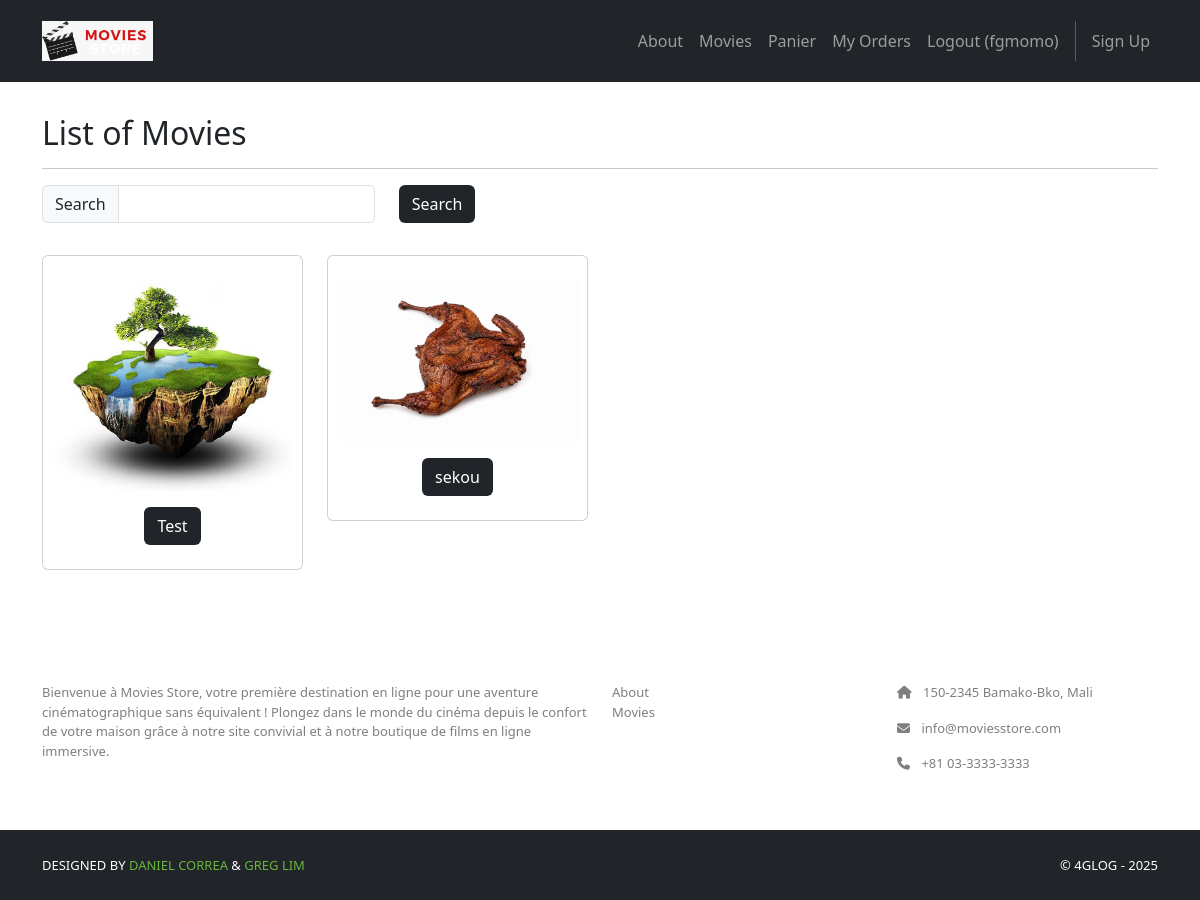
The app's page /movies/ (signed in) with its own data.
### movies/models.py (models this page shows, shortened)
class Movie(models.Model):
    id = models.AutoField(primary_key=True)
    title = models.CharField(max_length=255)
    price = models.IntegerField()
    description = models.TextField()
    image = models.ImageField(upload_to='movies/images')

### movies/views.py (the view)
# urls.py: path('', views.index, name='cart.index'),
def index(request):
    search_term = request.GET.get('search')
    if search_term:
        movies = Movie.objects.filter(title__icontains=search_term)
    else:
        movies = Movie.objects.all()
    template_data = {}
    template_data['title'] = 'Movies'
    template_data['movies'] = movies
    return render(request, 'movies/index.html', {'template_data': template_data})

### movies/templates/movies/index.html
{% extends 'base.html' %}
{% block content %}
{% load static %}
<div class="p-3">
  <div class="container">
    <div class="row mt-3">
      <div class="col mx-auto mb-3">
        <h2>List of Movies</h2>
        <hr />
         <p class="card-text">
          <form method="GET">
            <div class="row">
              <div class="col-auto">
                <div class="input-group col-auto">
                  <div class="input-group-text">
                    Search</div>
                  <input type="text" class="form-control"
                    name="search">
                </div>
              </div>
              <div class="col-auto">
                <button class="btn bg-dark text-white"
                  type="submit">Search</button>
              </div>
            </div>
          </form>
        </p>
      </div>
    </div>
    <div class="row">
      {% for movie in template_data.movies %}
      <div class="col-md-4 col-lg-3 mb-2">
        <div class="p-2 card align-items-center pt-4">
          <img src="{{ movie.image.url }}" class="card-img-top rounded">
          <div class="card-body text-center">
            <a href="{% url 'movies.show' id=movie.id %}" class="btn bg-dark text-white">
              {{ movie.title }}
            </a>
          </div>
        </div>
      </div>
      {% endfor %}
    </div>
  </div>
</div>
{% endblock content %}

### moviesstore/templates/base.html (shortened to what this page needs)
<!doctype html>
<html>
  <head>
    {% load static %}
    <link
      rel="stylesheet"
      type="text/css"
      href="{% static 'css/style.css' %}"
    />
    <link
      href="https://cdn.jsdelivr.net/npm/bootstrap@5.3.3/dist/css/bootstrap.min.css"
      rel="stylesheet"
    />
    <link
      rel="stylesheet"
      href="https://cdnjs.cloudflare.com/ajax/libs/font-awesome/6.1.1/css/all.min.css"
    />
  </head>
  <body>
    <nav class="p-3 navbar navbar-dark bg-dark navbar-expand-lg">
      <div class="container">
        <a class="navbar-brand" href="{% url 'home.index' %}">
          <img src="{% static 'img/logo.jpeg' %}" alt="logo" height="40" />
        </a>
        <div class="collapse navbar-collapse" id="navbarNavAltMarkup">
          <div class="navbar-nav ms-auto navbar-ml">
            <a class="nav-link" href="{% url 'home.about' %}">About</a>
            <a class="nav-link" href="{% url 'movies.index' %}">Movies</a>
            <a class="nav-link" href="{% url 'cart.index' %}">Panier</a>
            {% if user.is_authenticated %}
            <a class="nav-link" href="{% url 'accounts.orders' %}">My Orders</a>
            <a class="nav-link" href="{% url 'accounts.logout' %}"
              >Logout ({{ user.username }})</a
            >
            {% else %}
            <a class="nav-link" href="{% url 'accounts.login' %}">Login</a>
            {% endif %}
            <a class="nav-link" href="{% url 'accounts.signup' %}">Sign Up</a>
          </div>
        </div>
      </div>
    </nav>
    <div>{% block content %} {% endblock content %}</div>
    <section class="p-3 ms-footer d-none d-md-block">
      <div class="container">
        <div class="row mt-3 text-white">
          <div class="col-md-6 col-lg-6 col-xl-6 mx-auto mb-4">
            <b>MOVIES STORE</b>
            <hr />
            <p>
              Bienvenue à Movies Store, votre première destination en ligne pour
              une aventure cinématographique sans équivalent ! Plongez dans le
              monde du cinéma depuis le confort de votre maison grâce à notre
              site convivial et à notre boutique de films en ligne immersive.
            </p>
          </div>
          <div class="col-md-3 col-lg-3 col-xl-3 mx-auto mb-4">
            <b>LINKS</b>
            <hr />
            <p>
              <a class="nav-link" href="{% url 'home.about' %}">About</a>
              <a class="nav-link" href="{% url 'movies.index' %}">Movies</a>
            </p>
          </div>
          <div class="col-md-3 col-lg-3 col-xl-3 mx-auto mb-4">
            <b>CONTACT</b>
            <hr />
            <p><i class="fas fa-home me-2"></i> 150-2345 Bamako-Bko, Mali</p>
            <p><i class="fas fa-envelope me-2"></i> info@moviesstore.com</p>
            <p><i class="fas fa-phone me-2"></i> +81 03-3333-3333</p>
          </div>
        </div>
      </div>
    </section>
    <section class="p-3 ms-footer-bottom bg-dark">
      <div class="container d-flex justify-content-between">
        <div class="me-5 text-white">
          <span
            >DESIGNED BY
            <a href="https://www.x.com/danielgarax" target="_blank"
              >DANIEL CORREA</a
            >
            &
            <a href="https://www.x.com/greglim81" target="_blank">GREG LIM</a>
          </span>
        </div>
        <div class="text-white">
          <span>© 4GLOG - 2025</span>
        </div>
      </div>
    </section>
  </body>
</html>

### moviesstore/static/css/style.css (style rules this page uses)
.bg-dark { background-color: #2E2E2E !important; }
.ms-footer p { color: #7F7F7F; font-size: 13px; }
.ms-footer-bottom span { font-size: 13px; line-height: 38px; }
.ms-footer-bottom a { color: #6ab43e; text-decoration: none; }

### records on screen
Movie: image (picture), title "Test"
Movie: image (picture), title "sekou"

### other values on screen
{{ user.username }} "fgmomo"
